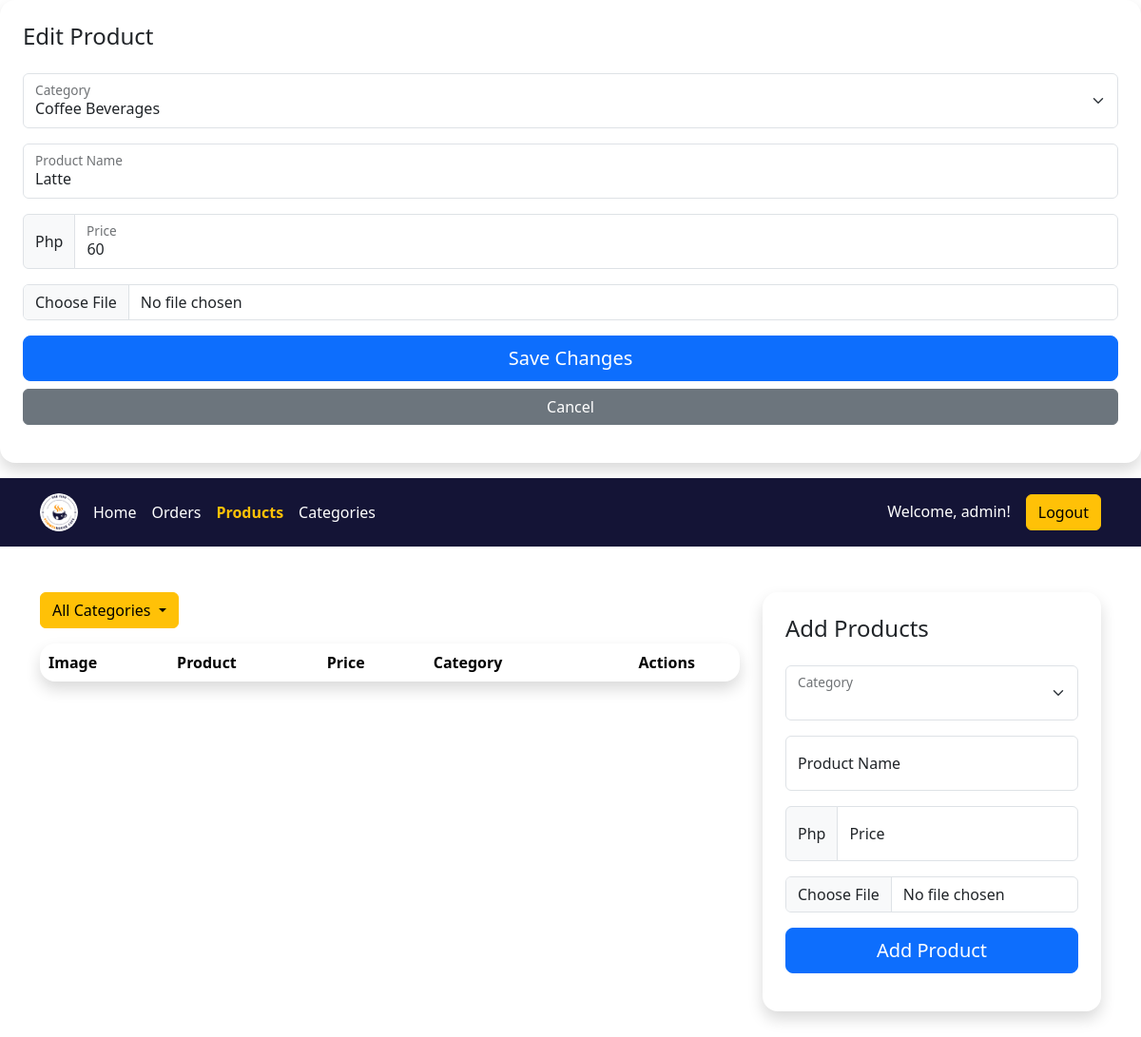
The app's page /products.php?edit_id=4 (signed in) with its own data.
### tables this page shows
CREATE TABLE `products` (
  `id` int(11) NOT NULL,
  `product_name` varchar(255) NOT NULL,
  `price` decimal(10,0) NOT NULL,
  `category_id` int(11) NOT NULL,
  `image` varchar(255) NOT NULL
);

CREATE TABLE `categories` (
  `id` int(11) NOT NULL,
  `category_name` varchar(255) NOT NULL
);

### products.php (the view, shortened to what this page needs)
<?php
include('connection.php');
if(isset($_GET['edit_id'])) {
    $editId = $_GET['edit_id'];
    $editSql = "SELECT products.*, categories.category_name FROM products INNER JOIN categories ON products.category_id = categories.id WHERE products.id = $editId";
    $editResult = $conn->query($editSql);
if ($editResult->num_rows > 0) {
    $editRow = $editResult->fetch_assoc();
    ?>
    <div class="card rounded-4 overflow-hidden border-0 shadow mb-3">
        <div class="p-4">
            <h4 class="mb-0">Edit Product</h4>
        </div>
        <div class="px-4 pb-4">
            <form action="products.php" method="post" enctype="multipart/form-data">
                <div class="form-floating mb-3">
                    <select class="form-select" id="category_id" name="category_id" aria-label="Enter category">
                        <option value="<?php echo $editRow['category_id']; ?>" selected><?php echo $editRow['category_name']; ?></option>
                    </select>
                    <label for="floatingSelect">Category</label>
                </div>
                <div class="form-floating mb-3">
                    <input type="text" class="form-control" id="product_name" name="product_name" placeholder="Enter product name" value="<?php echo $editRow['product_name']; ?>">
                    <label for="product_name">Product Name</label>
                </div>
                <div class="input-group mb-3">
                    <span class="input-group-text">Php</span>
                    <div class="form-floating">
                        <input type="number" class="form-control" id="price" name="price" placeholder="Username" value="<?php echo $editRow['price']; ?>">
                        <label for="price">Price</label>
                    </div>
                </div>
                <div class="mb-3">
                    <input class="form-control" id="image" name="image" type="file" accept="image/*">
                </div>
                <button type="submit" class="btn btn-primary btn-lg w-100">
                    Save Changes
                </button>
                <a href="products.php" class="btn btn-secondary w-100 mt-2">
                    Cancel
                </a>
            </form>
        </div>
    </div>
    <?php
    }
}
?>
<!DOCTYPE html>
<html lang="en">
<head>
    <link rel="stylesheet" href="css/5.3.2_dist_css_bootstrap.min.css">
    <link rel="stylesheet" href="css/jquery.dataTables.css" />
</head>
<body>
    <nav class="sticky-top p-3" style="background-color: #141436;">
        <div class="container">
            <div class="d-flex flex-wrap align-items-center justify-content-center justify-content-lg-start">
                <a href="index.php" class="d-flex align-items-center mb-2 mb-lg-0 text-white text-decoration-none me-lg-2">
                    <img class="rounded-pill" style="height: 40px;" src="product-images/logo.png" alt="">
                </a>
                <ul class="nav col-12 col-lg-auto me-lg-auto mb-2 justify-content-center mb-md-0">
                    <li><a href="index.php" class="nav-link px-2 text-white">Home</a></li>
                    <li><a href="history.php" class="nav-link px-2 text-white">Orders</a></li>
                    <li><a href="products.php" class="nav-link px-2 text-warning fw-semibold">Products</a></li>
                    <li><a href="categories2.php" class="nav-link px-2 text-white">Categories</a></li>
                </ul>
                <h6 class="mb-0 me-3 text-white">Welcome, <?php echo $_SESSION['username']; ?>!</h6>
                <div class="text-end">
                    <a href="logout.php" type="button" class="btn btn-warning">Logout</a>
                </div>
            </div>
        </div>
    </nav>
    <div class="container my-5">
        <div class="row">
            <div class="col-8">
                <div class="d-flex justify-content-between mb-3">
                    <div class="dropdown">
                        <button id="categoryButton" class="btn btn-warning dropdown-toggle" type="button" data-bs-toggle="dropdown" aria-expanded="false">
                            All Categories
                        </button>
                    </div>
                </div>
                <table id="myTable" class="table table-borderless table-striped table-hover align-middle border rounded-4 overflow-hidden shadow">
                    <thead>
                        <tr>
                            <th>Image</th>
                            <th>Product</th>
                            <th>Price</th>
                            <th>Category</th>
                            <th class="text-center">Actions</th>
                        </tr>
                    </thead>
                </table>
            </div>
            <div class="col-4">
                <div class="sticky-top card rounded-4 overflow-hidden border-0 shadow" style="top: 100px;">
                    <div class="p-4">
                        <h4 class="mb-0">Add Products</h4>
                    </div>
                    <div class="px-4 pb-4">
                        <form action="products.php" method="post" enctype="multipart/form-data">
                            <div class="form-floating mb-3">
                                <select class="form-select" id="category_id" name="category_id" aria-label="Enter category">
                                </select>
                                <label for="floatingSelect">Category</label>
                            </div>
                            <div class="form-floating mb-3">
                                <input type="text" class="form-control" id="product_name" name="product_name" placeholder="Enter product name">
                                <label for="product_name">Product Name</label>
                            </div>
                            <div class="input-group mb-3">
                                <span class="input-group-text">Php</span>
                                <div class="form-floating">
                                    <input type="number" class="form-control" id="price" name="price" placeholder="Username">
                                    <label for="price">Price</label>
                                </div>
                            </div>
                            <div class="mb-3">
                                <input class="form-control" id="image" name="image" type="file" accept="image/*">
                            </div>
                            <button type="submit" class="btn btn-primary btn-lg w-100">
                                Add Product
                            </button>
                        </form>
                    </div>
                </div>
            </div>
        </div>
    </div>
</body>
</html>

### records on screen
products: category_id "Coffee Beverages", product_name "Latte", price "60"

### other values on screen
$_SESSION['username'] "admin"
